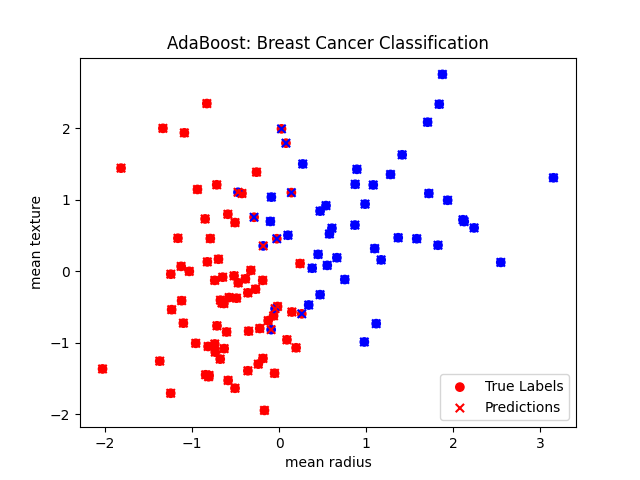

Here is the Python script that generated this plot:
import numpy as np
import matplotlib.pyplot as plt
from sklearn.datasets import load_breast_cancer
from sklearn.model_selection import train_test_split


# Decision Stump (weak learner)
class DecisionStump:
    def __init__(self):
        self.feature = None
        self.threshold = None
        self.polarity = 1
        self.alpha = None

    def fit(self, X, y, weights):
        n_samples, n_features = X.shape
        min_error = float('inf')
        for feature in range(n_features):
            thresholds = np.unique(X[:, feature])
            for threshold in thresholds:
                for polarity in [1, -1]:
                    pred = np.ones(n_samples)
                    pred[polarity * X[:, feature] < polarity * threshold] = -1
                    error = np.sum(weights * (pred != y))
                    if error < min_error:
                        min_error = error
                        self.feature = feature
                        self.threshold = threshold
                        self.polarity = polarity
        self.alpha = 0.5 * np.log((1 - min_error) / (max(min_error, 1e-10)))

    def predict(self, X):
        pred = np.ones(X.shape[0])
        pred[self.polarity * X[:, self.feature] < self.polarity * self.threshold] = -1
        return pred


# AdaBoost implementation
class AdaBoost:
    def __init__(self, n_estimators=50):
        self.n_estimators = n_estimators
        self.models = []
        self.alphas = []

    def fit(self, X, y):
        n_samples = X.shape[0]
        weights = np.ones(n_samples) / n_samples
        y_ = np.where(y <= 0, -1, 1)  # Convert to -1, 1

        for _ in range(self.n_estimators):
            stump = DecisionStump()
            stump.fit(X, y_, weights)
            pred = stump.predict(X)
            weights *= np.exp(-stump.alpha * y_ * pred)
            weights /= weights.sum()
            self.models.append(stump)
            self.alphas.append(stump.alpha)

    def predict(self, X):
        pred = sum(alpha * model.predict(X) for alpha, model in zip(self.alphas, self.models))
        return np.sign(pred)


# Normalize data
def normalize(X):
    return (X - X.mean(axis=0)) / X.std(axis=0)


# Main function
def main():
    # Load real dataset (Breast Cancer)
    data = load_breast_cancer()
    X, y = data.data[:, :2], data.target  # Use first two features for simplicity

    # Normalize features
    X = normalize(X)

    # Split into training and test sets
    X_train, X_test, y_train, y_test = train_test_split(X, y, test_size=0.2, random_state=42)

    # Train model
    model = AdaBoost(n_estimators=50)
    model.fit(X_train, y_train)

    # Predict on test set
    y_pred = model.predict(X_test)

    # Calculate accuracy
    accuracy = np.mean(y_pred == np.where(y_test <= 0, -1, 1))
    print(f"Accuracy: {accuracy:.4f}")

    # Visualize
    plt.scatter(X_test[:, 0], X_test[:, 1], c=y_test, cmap='bwr', label='True Labels')
    plt.scatter(X_test[:, 0], X_test[:, 1], c=y_pred, marker='x', cmap='bwr', label='Predictions')
    plt.xlabel(data.feature_names[0])
    plt.ylabel(data.feature_names[1])
    plt.title('AdaBoost: Breast Cancer Classification')
    plt.legend()
    plt.show()


if __name__ == "__main__":
    main()
